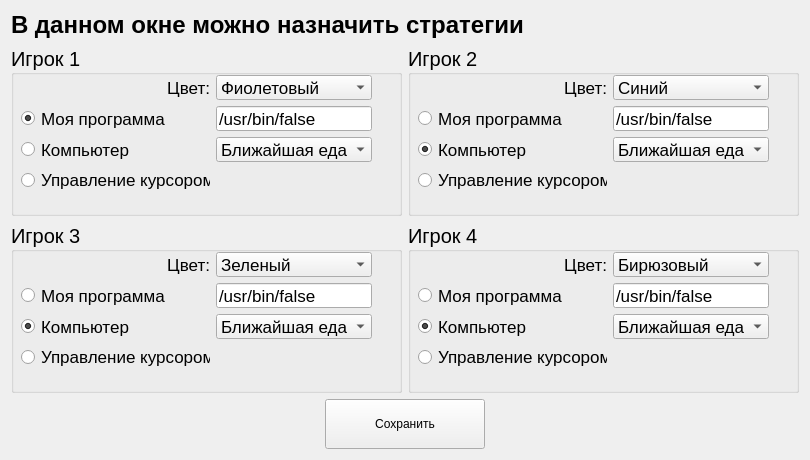
<?xml version="1.0" encoding="UTF-8"?>
<ui version="4.0">
 <class>StrategyModal</class>
 <widget class="QDialog" name="StrategyModal">
  <property name="geometry">
   <rect>
    <x>0</x>
    <y>0</y>
    <width>810</width>
    <height>460</height>
   </rect>
  </property>
  <property name="windowTitle">
   <string>Dialog</string>
  </property>
  <property name="modal">
   <bool>true</bool>
  </property>
  <layout class="QVBoxLayout" name="verticalLayout">
   <item>
    <widget class="QLabel" name="title">
     <property name="sizePolicy">
      <sizepolicy hsizetype="Preferred" vsizetype="Fixed">
       <horstretch>0</horstretch>
       <verstretch>0</verstretch>
      </sizepolicy>
     </property>
     <property name="font">
      <font>
       <pointsize>18</pointsize>
       <weight>75</weight>
       <bold>true</bold>
      </font>
     </property>
     <property name="text">
      <string>В данном окне можно назначить стратегии</string>
     </property>
    </widget>
   </item>
   <item>
    <layout class="QHBoxLayout" name="horizontalLayout">
     <item>
      <widget class="QGroupBox" name="gbx_1">
       <property name="sizePolicy">
        <sizepolicy hsizetype="Preferred" vsizetype="Expanding">
         <horstretch>0</horstretch>
         <verstretch>0</verstretch>
        </sizepolicy>
       </property>
       <property name="font">
        <font>
         <pointsize>15</pointsize>
         <weight>50</weight>
         <bold>false</bold>
        </font>
       </property>
       <property name="title">
        <string>Игрок 1</string>
       </property>
       <property name="alignment">
        <set>Qt::AlignLeading|Qt::AlignLeft|Qt::AlignVCenter</set>
       </property>
       <property name="flat">
        <bool>false</bool>
       </property>
       <property name="checkable">
        <bool>false</bool>
       </property>
       <widget class="QWidget" name="gridLayoutWidget">
        <property name="geometry">
         <rect>
          <x>10</x>
          <y>30</y>
          <width>351</width>
          <height>117</height>
         </rect>
        </property>
        <layout class="QGridLayout" name="grid_1">
         <item row="0" column="1">
          <widget class="QComboBox" name="cbx_color_1">
           <property name="font">
            <font>
             <pointsize>13</pointsize>
            </font>
           </property>
           <item>
            <property name="text">
             <string>Фиолетовый</string>
            </property>
           </item>
           <item>
            <property name="text">
             <string>Зеленый</string>
            </property>
           </item>
           <item>
            <property name="text">
             <string>Синий</string>
            </property>
           </item>
           <item>
            <property name="text">
             <string>Бирюзовый</string>
            </property>
           </item>
          </widget>
         </item>
         <item row="3" column="0">
          <widget class="QRadioButton" name="rbn_mouse_1">
           <property name="font">
            <font>
             <pointsize>13</pointsize>
            </font>
           </property>
           <property name="text">
            <string>Управление курсором</string>
           </property>
           <property name="checked">
            <bool>false</bool>
           </property>
          </widget>
         </item>
         <item row="0" column="0">
          <widget class="QLabel" name="lbl_color_1">
           <property name="font">
            <font>
             <pointsize>13</pointsize>
            </font>
           </property>
           <property name="text">
            <string>Цвет:</string>
           </property>
           <property name="alignment">
            <set>Qt::AlignRight|Qt::AlignTrailing|Qt::AlignVCenter</set>
           </property>
          </widget>
         </item>
         <item row="1" column="0">
          <widget class="QRadioButton" name="rbn_custom_1">
           <property name="font">
            <font>
             <pointsize>13</pointsize>
            </font>
           </property>
           <property name="text">
            <string>Моя программа</string>
           </property>
           <property name="checked">
            <bool>true</bool>
           </property>
          </widget>
         </item>
         <item row="2" column="0">
          <widget class="QRadioButton" name="rbn_comp_1">
           <property name="font">
            <font>
             <pointsize>13</pointsize>
            </font>
           </property>
           <property name="text">
            <string>Компьютер</string>
           </property>
           <property name="checked">
            <bool>false</bool>
           </property>
          </widget>
         </item>
         <item row="2" column="1">
          <widget class="QComboBox" name="cbx_comp_1">
           <property name="font">
            <font>
             <pointsize>13</pointsize>
            </font>
           </property>
           <item>
            <property name="text">
             <string>Ближайшая еда</string>
            </property>
           </item>
          </widget>
         </item>
         <item row="1" column="1">
          <widget class="QLineEdit" name="edt_prog_1">
           <property name="font">
            <font>
             <pointsize>13</pointsize>
            </font>
           </property>
           <property name="text">
            <string>/usr/bin/false</string>
           </property>
          </widget>
         </item>
        </layout>
       </widget>
      </widget>
     </item>
     <item>
      <widget class="QGroupBox" name="gbx_2">
       <property name="sizePolicy">
        <sizepolicy hsizetype="Preferred" vsizetype="Expanding">
         <horstretch>0</horstretch>
         <verstretch>0</verstretch>
        </sizepolicy>
       </property>
       <property name="font">
        <font>
         <pointsize>15</pointsize>
         <weight>50</weight>
         <bold>false</bold>
        </font>
       </property>
       <property name="title">
        <string>Игрок 2</string>
       </property>
       <property name="alignment">
        <set>Qt::AlignLeading|Qt::AlignLeft|Qt::AlignVCenter</set>
       </property>
       <property name="flat">
        <bool>false</bool>
       </property>
       <property name="checkable">
        <bool>false</bool>
       </property>
       <widget class="QWidget" name="gridLayoutWidget_5">
        <property name="geometry">
         <rect>
          <x>10</x>
          <y>30</y>
          <width>351</width>
          <height>117</height>
         </rect>
        </property>
        <layout class="QGridLayout" name="grid_2">
         <item row="0" column="1">
          <widget class="QComboBox" name="cbx_color_2">
           <property name="font">
            <font>
             <pointsize>13</pointsize>
            </font>
           </property>
           <property name="currentText">
            <string>Синий</string>
           </property>
           <property name="currentIndex">
            <number>2</number>
           </property>
           <item>
            <property name="text">
             <string>Фиолетовый</string>
            </property>
           </item>
           <item>
            <property name="text">
             <string>Зеленый</string>
            </property>
           </item>
           <item>
            <property name="text">
             <string>Синий</string>
            </property>
           </item>
           <item>
            <property name="text">
             <string>Бирюзовый</string>
            </property>
           </item>
          </widget>
         </item>
         <item row="3" column="0">
          <widget class="QRadioButton" name="rbn_mouse_2">
           <property name="font">
            <font>
             <pointsize>13</pointsize>
            </font>
           </property>
           <property name="text">
            <string>Управление курсором</string>
           </property>
          </widget>
         </item>
         <item row="0" column="0">
          <widget class="QLabel" name="lbl_color_2">
           <property name="font">
            <font>
             <pointsize>13</pointsize>
            </font>
           </property>
           <property name="text">
            <string>Цвет:</string>
           </property>
           <property name="alignment">
            <set>Qt::AlignRight|Qt::AlignTrailing|Qt::AlignVCenter</set>
           </property>
          </widget>
         </item>
         <item row="1" column="0">
          <widget class="QRadioButton" name="rbn_custom_2">
           <property name="font">
            <font>
             <pointsize>13</pointsize>
            </font>
           </property>
           <property name="text">
            <string>Моя программа</string>
           </property>
          </widget>
         </item>
         <item row="2" column="0">
          <widget class="QRadioButton" name="rbn_comp_2">
           <property name="font">
            <font>
             <pointsize>13</pointsize>
            </font>
           </property>
           <property name="text">
            <string>Компьютер</string>
           </property>
           <property name="checked">
            <bool>true</bool>
           </property>
          </widget>
         </item>
         <item row="2" column="1">
          <widget class="QComboBox" name="cbx_comp_2">
           <property name="font">
            <font>
             <pointsize>13</pointsize>
            </font>
           </property>
           <item>
            <property name="text">
             <string>Ближайшая еда</string>
            </property>
           </item>
          </widget>
         </item>
         <item row="1" column="1">
          <widget class="QLineEdit" name="edt_prog_2">
           <property name="font">
            <font>
             <pointsize>13</pointsize>
            </font>
           </property>
           <property name="text">
            <string>/usr/bin/false</string>
           </property>
          </widget>
         </item>
        </layout>
       </widget>
      </widget>
     </item>
    </layout>
   </item>
   <item>
    <layout class="QHBoxLayout" name="horizontalLayout_2">
     <item>
      <widget class="QGroupBox" name="gbx_3">
       <property name="sizePolicy">
        <sizepolicy hsizetype="Preferred" vsizetype="Expanding">
         <horstretch>0</horstretch>
         <verstretch>0</verstretch>
        </sizepolicy>
       </property>
       <property name="font">
        <font>
         <pointsize>15</pointsize>
         <weight>50</weight>
         <bold>false</bold>
        </font>
       </property>
       <property name="title">
        <string>Игрок 3</string>
       </property>
       <property name="alignment">
        <set>Qt::AlignLeading|Qt::AlignLeft|Qt::AlignVCenter</set>
       </property>
       <property name="flat">
        <bool>false</bool>
       </property>
       <property name="checkable">
        <bool>false</bool>
       </property>
       <widget class="QWidget" name="gridLayoutWidget_2">
        <property name="geometry">
         <rect>
          <x>10</x>
          <y>30</y>
          <width>351</width>
          <height>117</height>
         </rect>
        </property>
        <layout class="QGridLayout" name="grid_3">
         <item row="0" column="1">
          <widget class="QComboBox" name="cbx_color_3">
           <property name="font">
            <font>
             <pointsize>13</pointsize>
            </font>
           </property>
           <property name="currentText">
            <string>Зеленый</string>
           </property>
           <property name="currentIndex">
            <number>1</number>
           </property>
           <item>
            <property name="text">
             <string>Фиолетовый</string>
            </property>
           </item>
           <item>
            <property name="text">
             <string>Зеленый</string>
            </property>
           </item>
           <item>
            <property name="text">
             <string>Синий</string>
            </property>
           </item>
           <item>
            <property name="text">
             <string>Бирюзовый</string>
            </property>
           </item>
          </widget>
         </item>
         <item row="3" column="0">
          <widget class="QRadioButton" name="rbn_mouse_3">
           <property name="font">
            <font>
             <pointsize>13</pointsize>
            </font>
           </property>
           <property name="text">
            <string>Управление курсором</string>
           </property>
          </widget>
         </item>
         <item row="0" column="0">
          <widget class="QLabel" name="lbl_color_3">
           <property name="font">
            <font>
             <pointsize>13</pointsize>
            </font>
           </property>
           <property name="text">
            <string>Цвет:</string>
           </property>
           <property name="alignment">
            <set>Qt::AlignRight|Qt::AlignTrailing|Qt::AlignVCenter</set>
           </property>
          </widget>
         </item>
         <item row="1" column="0">
          <widget class="QRadioButton" name="rbn_custom_3">
           <property name="font">
            <font>
             <pointsize>13</pointsize>
            </font>
           </property>
           <property name="text">
            <string>Моя программа</string>
           </property>
          </widget>
         </item>
         <item row="2" column="0">
          <widget class="QRadioButton" name="rbn_comp_3">
           <property name="font">
            <font>
             <pointsize>13</pointsize>
            </font>
           </property>
           <property name="text">
            <string>Компьютер</string>
           </property>
           <property name="checked">
            <bool>true</bool>
           </property>
          </widget>
         </item>
         <item row="2" column="1">
          <widget class="QComboBox" name="cbx_comp_3">
           <property name="font">
            <font>
             <pointsize>13</pointsize>
            </font>
           </property>
           <item>
            <property name="text">
             <string>Ближайшая еда</string>
            </property>
           </item>
          </widget>
         </item>
         <item row="1" column="1">
          <widget class="QLineEdit" name="edt_prog_3">
           <property name="font">
            <font>
             <pointsize>13</pointsize>
            </font>
           </property>
           <property name="text">
            <string>/usr/bin/false</string>
           </property>
          </widget>
         </item>
        </layout>
       </widget>
      </widget>
     </item>
     <item>
      <widget class="QGroupBox" name="gbx_4">
       <property name="sizePolicy">
        <sizepolicy hsizetype="Preferred" vsizetype="Expanding">
         <horstretch>0</horstretch>
         <verstretch>0</verstretch>
        </sizepolicy>
       </property>
       <property name="font">
        <font>
         <pointsize>15</pointsize>
         <weight>50</weight>
         <bold>false</bold>
        </font>
       </property>
       <property name="title">
        <string>Игрок 4</string>
       </property>
       <property name="alignment">
        <set>Qt::AlignLeading|Qt::AlignLeft|Qt::AlignVCenter</set>
       </property>
       <property name="flat">
        <bool>false</bool>
       </property>
       <property name="checkable">
        <bool>false</bool>
       </property>
       <widget class="QWidget" name="gridLayoutWidget_6">
        <property name="geometry">
         <rect>
          <x>10</x>
          <y>30</y>
          <width>351</width>
          <height>117</height>
         </rect>
        </property>
        <layout class="QGridLayout" name="grid_4">
         <item row="0" column="1">
          <widget class="QComboBox" name="cbx_color_4">
           <property name="font">
            <font>
             <pointsize>13</pointsize>
            </font>
           </property>
           <property name="currentText">
            <string>Бирюзовый</string>
           </property>
           <property name="currentIndex">
            <number>3</number>
           </property>
           <item>
            <property name="text">
             <string>Фиолетовый</string>
            </property>
           </item>
           <item>
            <property name="text">
             <string>Зеленый</string>
            </property>
           </item>
           <item>
            <property name="text">
             <string>Синий</string>
            </property>
           </item>
           <item>
            <property name="text">
             <string>Бирюзовый</string>
            </property>
           </item>
          </widget>
         </item>
         <item row="3" column="0">
          <widget class="QRadioButton" name="rbn_mouse_4">
           <property name="font">
            <font>
             <pointsize>13</pointsize>
            </font>
           </property>
           <property name="text">
            <string>Управление курсором</string>
           </property>
          </widget>
         </item>
         <item row="0" column="0">
          <widget class="QLabel" name="lbl_color_4">
           <property name="font">
            <font>
             <pointsize>13</pointsize>
            </font>
           </property>
           <property name="text">
            <string>Цвет:</string>
           </property>
           <property name="alignment">
            <set>Qt::AlignRight|Qt::AlignTrailing|Qt::AlignVCenter</set>
           </property>
          </widget>
         </item>
         <item row="1" column="0">
          <widget class="QRadioButton" name="rbn_custom_4">
           <property name="font">
            <font>
             <pointsize>13</pointsize>
            </font>
           </property>
           <property name="text">
            <string>Моя программа</string>
           </property>
          </widget>
         </item>
         <item row="2" column="0">
          <widget class="QRadioButton" name="rbn_comp_4">
           <property name="font">
            <font>
             <pointsize>13</pointsize>
            </font>
           </property>
           <property name="text">
            <string>Компьютер</string>
           </property>
           <property name="checked">
            <bool>true</bool>
           </property>
          </widget>
         </item>
         <item row="2" column="1">
          <widget class="QComboBox" name="cbx_comp_4">
           <property name="font">
            <font>
             <pointsize>13</pointsize>
            </font>
           </property>
           <item>
            <property name="text">
             <string>Ближайшая еда</string>
            </property>
           </item>
          </widget>
         </item>
         <item row="1" column="1">
          <widget class="QLineEdit" name="edt_prog_4">
           <property name="font">
            <font>
             <pointsize>13</pointsize>
            </font>
           </property>
           <property name="text">
            <string>/usr/bin/false</string>
           </property>
          </widget>
         </item>
        </layout>
       </widget>
      </widget>
     </item>
    </layout>
   </item>
   <item>
    <layout class="QHBoxLayout" name="horizontalLayout_3">
     <item>
      <spacer name="horizontalSpacer">
       <property name="orientation">
        <enum>Qt::Horizontal</enum>
       </property>
       <property name="sizeHint" stdset="0">
        <size>
         <width>40</width>
         <height>20</height>
        </size>
       </property>
      </spacer>
     </item>
     <item>
      <widget class="QPushButton" name="pushButton">
       <property name="minimumSize">
        <size>
         <width>160</width>
         <height>50</height>
        </size>
       </property>
       <property name="text">
        <string>Сохранить</string>
       </property>
       <property name="checkable">
        <bool>false</bool>
       </property>
       <property name="autoDefault">
        <bool>false</bool>
       </property>
       <property name="default">
        <bool>false</bool>
       </property>
       <property name="flat">
        <bool>false</bool>
       </property>
      </widget>
     </item>
     <item>
      <spacer name="horizontalSpacer_2">
       <property name="orientation">
        <enum>Qt::Horizontal</enum>
       </property>
       <property name="sizeHint" stdset="0">
        <size>
         <width>40</width>
         <height>20</height>
        </size>
       </property>
      </spacer>
     </item>
    </layout>
   </item>
  </layout>
 </widget>
 <resources/>
 <connections>
  <connection>
   <sender>pushButton</sender>
   <signal>pressed()</signal>
   <receiver>StrategyModal</receiver>
   <slot>accept()</slot>
   <hints>
    <hint type="sourcelabel">
     <x>404</x>
     <y>422</y>
    </hint>
    <hint type="destinationlabel">
     <x>404</x>
     <y>229</y>
    </hint>
   </hints>
  </connection>
 </connections>
</ui>
